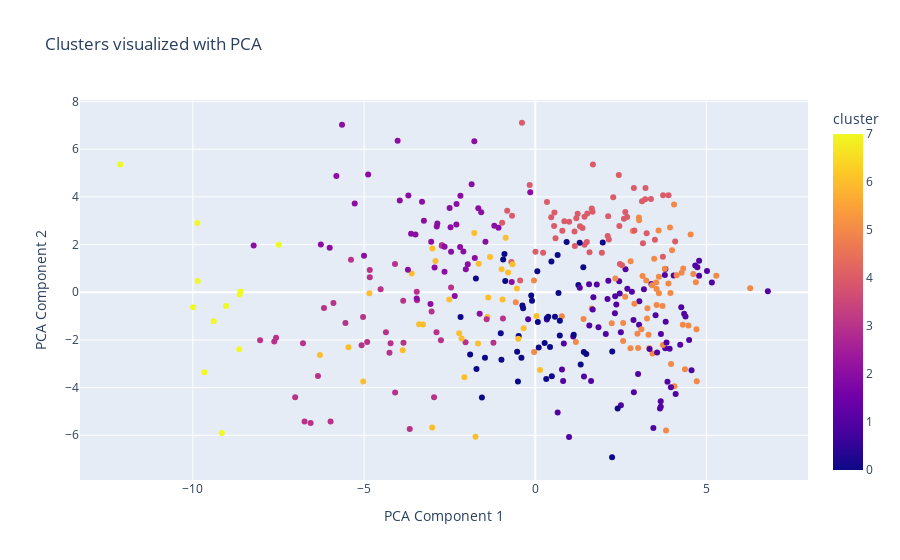

Here is the notebook cell this chart was saved with:
### Code cell
import plotly.express as px

# Create a DataFrame for the PCA components with cluster labels
df_pca = pd.DataFrame(X_pca, columns=['PCA Component 1', 'PCA Component 2'])
df_pca['cluster'] = pred

# Create a scatter plot for the PCA components
fig = px.scatter(df_pca, x='PCA Component 1', y='PCA Component 2', color='cluster', title='Clusters visualized with PCA')
fig.show()

### Figure 1 — Plotly figure (JSON) as saved in the notebook; plotly's stock layout.template omitted (floating-point values rounded to 4 significant figures; data arrays with more than 128 entries replaced by an {"elided": "..."} marker saying what was removed)
{"data": [{"hovertemplate": "PCA Component 1=%{x}<br>PCA Component 2=%{y}<br>cluster=%{marker.color}<extra></extra>", "legendgroup": "", "marker": {"color": {"elided": "360 int values"}, "coloraxis": "coloraxis", "symbol": "circle"}, "mode": "markers", "name": "", "orientation": "v", "showlegend": false, "type": "scatter", "x": {"elided": "360 float values"}, "xaxis": "x", "y": {"elided": "360 float values"}, "yaxis": "y"}], "layout": {"coloraxis": {"colorbar": {"title": {"text": "cluster"}}, "colorscale": [[0, "#0d0887"], [0.1111, "#46039f"], [0.2222, "#7201a8"], [0.3333, "#9c179e"], [0.4444, "#bd3786"], [0.5556, "#d8576b"], [0.6667, "#ed7953"], [0.7778, "#fb9f3a"], [0.8889, "#fdca26"], [1, "#f0f921"]]}, "legend": {"tracegroupgap": 0}, "title": {"text": "Clusters visualized with PCA"}, "xaxis": {"anchor": "y", "domain": [0, 1], "title": {"text": "PCA Component 1"}}, "yaxis": {"anchor": "x", "domain": [0, 1], "title": {"text": "PCA Component 2"}}}}
